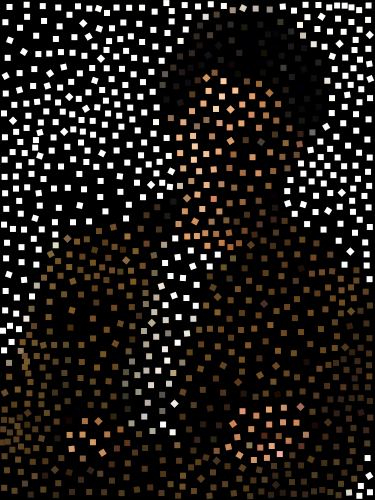

Here is the Python script that generated this plot:
import numpy
import scipy
import cairo
import math
import sys
import random
from scipy import ndimage
from scipy.spatial import Voronoi, voronoi_plot_2d
import skimage
import skimage.data
from collections import Counter
from scipy import misc
########################################################################

class Mosaic():

    def __init__(self, file, n = None, size = 3, metric = 1, rotate = True, color = True, treshold = 100, scale = 2):
        self.load_image(file) # save image as ndarray (also set height and width)
        if n is None: # set number of tiles
            self.set_n()
        else:
            self.n = n
        self.size = size # Size of tiles.
        self.metric = metric # 1-metric: square; 2-metric: Voronoi cell
        self.rotate = rotate # are tiles rotated ?
        self.color = color # color for tile: if True then average,
                           # otherwise color of centroid
        self.treshold = treshold # error (while ...) TODO
        self.scale = scale # Determine the size of output mosaic.
    # ------------------------------------------------------------------
    def load_image(self, file):
        # Read file and save returned ndarray in self.source.
        try:
            self.source = skimage.data.imread(file)
        except:
            print "can't load " + file
            sys.exit()
        # Size of image.
        shape = self.source.shape
        self.height = shape[0]
        self.width = shape[1]
    # ------------------------------------------------------------------        
    def set_n(self):
        # TODO
        self.n = 1000
    # ------------------------------------------------------------------        
    def mosaic(self):
        # Set centroids. Randomly chosen (uniform distribution).
        self.set_centroids()
        # Reestimating of centroids.
        self.tiling()
        # We set context.
        self.set_context()
        # Cementing ...
        self.cement()
        # Save the masterpiece :)
        self.surface.write_to_png("mosaic.png")
    # ------------------------------------------------------------------
    def set_centroids(self):
        s = self.width*self.height
        sample = random.sample(range(1, s+1), self.n)
        self.centroids = [] # list of centroids
        for i in sample:
            m = i//self.width
            n = i%self.width
            self.centroids.append((n, m))
    # ------------------------------------------------------------------
    def tiling(self):
        # We set some useful staff ...
        self.indices = numpy.indices(self.source.shape[:2])        
        # We must reshape self.indices to have required shape for KDtree.
        self.reshape = numpy.zeros((self.width*self.height, 2))
        self.reshape[:,0] = numpy.reshape(self.indices[1,:], self.width*self.height)
        self.reshape[:,1] = numpy.reshape(self.indices[0,:], self.width*self.height)
        # Iterations ...
        for k in range(5):
            self.nearest_points()
            self.change_centroids()
    # ------------------------------------------------------------------
    def nearest_points(self):
        # We create KDtree for self.centroids.
        voronoi_kdtree = scipy.spatial.cKDTree(self.centroids)
        point_dist, point_regions = voronoi_kdtree.query(self.reshape, p = self.metric)
        self.regions = point_regions # pointers to centroids
    # ------------------------------------------------------------------
    def set_vector_field(self):
        self.luminance = 0.3*self.source[:,:,0] + 0.59*self.source[:,:,1] + 0.11*self.source[:,:,2]
        self.sobel_x = scipy.ndimage.sobel(self.luminance, 0)  # horizontal derivative
        self.sobel_y = scipy.ndimage.sobel(self.luminance, 1)  # vertical derivative
        self.vector_field = numpy.arctan2(self.sobel_y, self.sobel_x)
    # ------------------------------------------------------------------
    def set_rotation_matrix(self, c):
        rotation_matrix = numpy.array([[math.cos(self.orient[c[1],c[0]]),
                                        -math.sin(self.orient[c[1],c[0]])],
                                       [math.sin(self.orient[c[1],c[0]]),
                                        math.cos(self.orient[c[1],c[0]])]])
        return rotation_matrix
    # ------------------------------------------------------------------
    def change_centroids(self):
        sizes = Counter(self.regions)
        for c in range(len(self.centroids)):
            condition = (self.regions == c)
            y = numpy.sum(numpy.extract(condition, self.reshape[:,1]))/sizes[c]
            x = numpy.sum(numpy.extract(condition, self.reshape[:,0]))/sizes[c]
            self.centroids[c] = (x,y)

    def cement(self):
        regions_reshape = self.regions.reshape(self.height*2, self.width*2)
        region = numpy.zeros((self.height*2, self.width*2, 3))
        region[:,:,0] = regions_reshape
        region[:,:,1] = regions_reshape
        region[:,:,2] = regions_reshape
        self.output = numpy.zeros((self.height*2, self.width*2, 3))
        self.set_vector_field()
        self.vector_field = self.vector_field.reshape(self.width*self.height)
        for c in range(len(self.centroids)):
            tile = Tile(self.centroids[c], self.vector_field, "square",
                        self.context, self.source, region, c, self.output)
            self.output = tile.create_tile()
        scipy.misc.imsave('ciracara.jpg', self.output)
        
    # ------------------------------------------------------------------
    def set_context(self):
        # We create new surface for output image.
        data = numpy.zeros((self.height, self.width, 3))
        self.surface = cairo.ImageSurface.create_for_data(data, cairo.FORMAT_RGB24,
                                                          self.width, self.height)
        # Create context with target surface.
        self.context = cairo.Context(self.surface)
    # ------------------------------------------------------------------
########################################################################
class Tile():

    def __init__(self, position, direction, shape, context, source, regions, c, output):
        self.x, self.y = position[0]*2, position[1]*2
        self.direction = direction
        self.shape = shape
        self.context = context
        self.source = source
        self.regions = regions
        self.c = c
        self.output = output
        
    def create_tile(self):
        if self.shape == "square":
            color = self.source[self.y//2, self.x//2]
            self.context.set_source_rgb(color[0]/255., color[1]/255., color[2]/255.)
            self.rotate()
            self.context.move_to(self.x + self.point1[0], self.y + self.point1[1])
            self.context.line_to(self.x + self.point2[0], self.y + self.point2[1])
            self.context.line_to(self.x + self.point3[0], self.y + self.point3[1])
            self.context.line_to(self.x + self.point4[0], self.y + self.point4[1])
            self.context.close_path()
            self.context.fill()
            
        if self.shape =="voronoi":
            color = self.source[self.y, self.x]
            shape = self.source.shape
            width = shape[1]
            height = shape[0]
##            self.context.set_source_rgba(color[0], color[1], color[2])
##            ones = numpy.ones((height, width, 3))*256
##            mask = numpy.where(self.regions == [self.c, self.c, self.c], color, ones)
##            output = "c{0}.png".format(self.c)
##            scipy.misc.imsave(output, mask)
##            data = numpy.fromfile(output, dtype=np.int64)
##            mask_surface = cairo.ImageSurface.create_from_png(output)
##            self.context.mask_surface(mask_surface, 0.0, 0.0)
##            self.context.fill()
            self.output = numpy.where(self.regions == [self.c, self.c, self.c], color, self.output)
        return self.output

    def rotate(self):
        angle = self.direction[self.c]
        rotation_matrix = numpy.array([[math.cos(angle), -math.sin(angle)],
                                       [math.sin(angle), math.cos(angle)]])
        self.size = 6
        self.point1 = numpy.dot(rotation_matrix, [[-self.size],[self.size]])
        self.point2 = numpy.dot(rotation_matrix, [[self.size],[self.size]])
        self.point3 = numpy.dot(rotation_matrix, [[self.size],[-self.size]])
        self.point4 = numpy.dot(rotation_matrix, [[-self.size],[-self.size]])

########################################################################                
m = Mosaic("stamos.jpg", 2000, 1, True)
m.mosaic()
